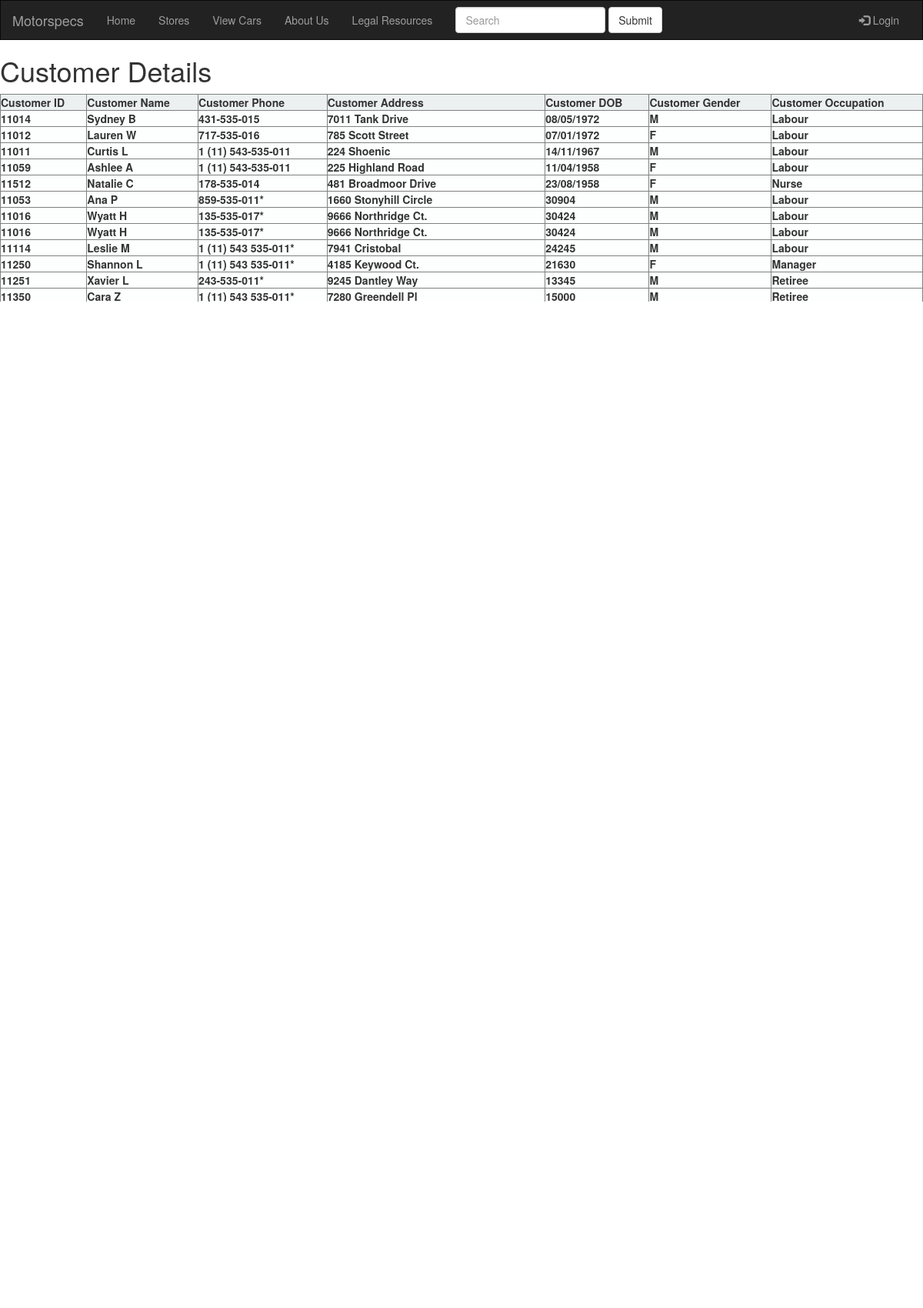
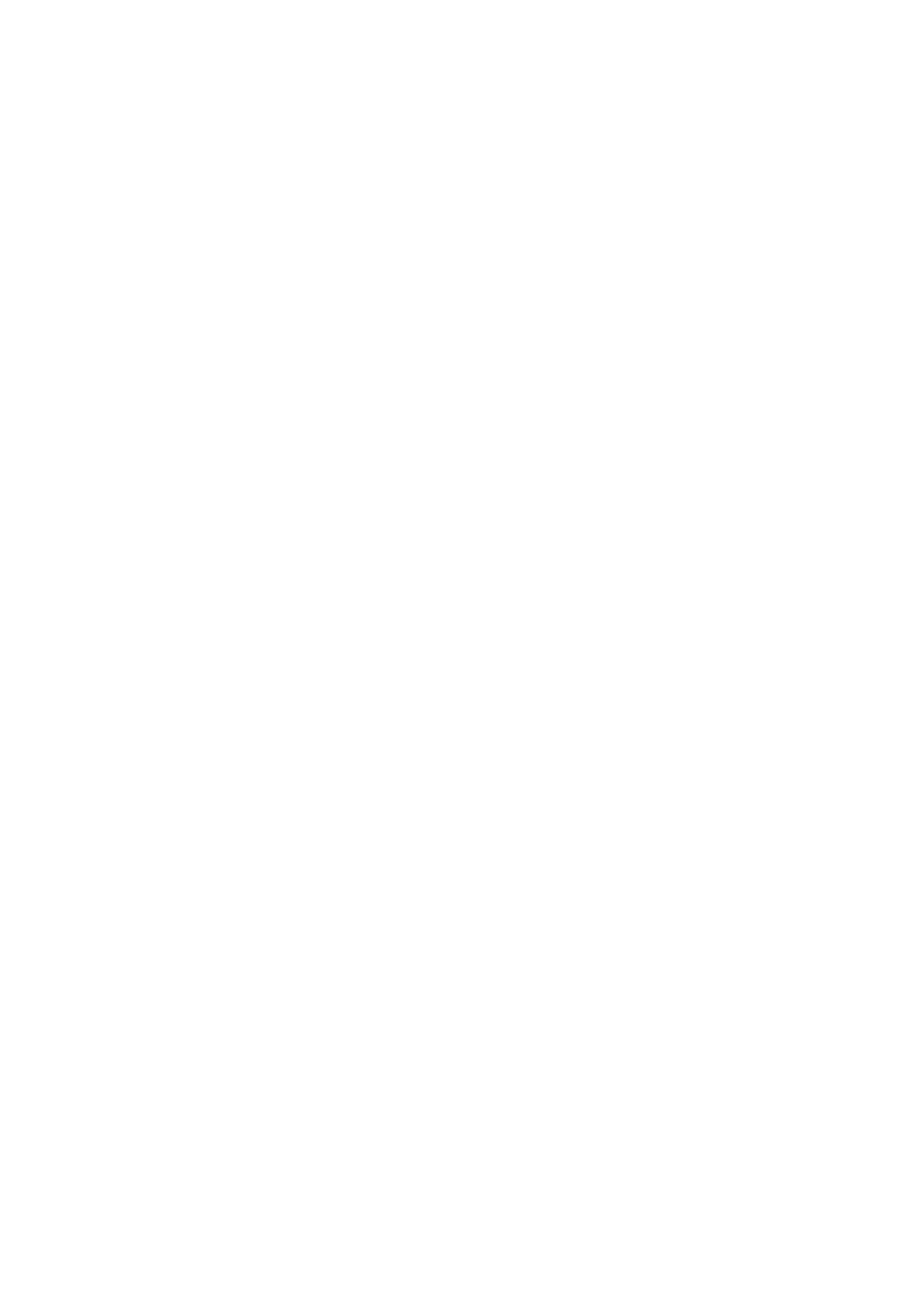
The app's page /customerdetails/ (upper part) with its own data (2 pictures, top to bottom).
### index/models.py (models this page shows, shortened)
class CustomerDetails(models.Model):
    customerID = models.CharField(max_length=10)
    customerName = models.CharField(max_length=50)
    customerPhone = models.CharField(max_length=50)
    customerAddress = models.CharField(max_length=75)
    customerDOB = models.CharField(max_length=15)
    customerGender = models.CharField(max_length=10)
    customerOccupation = models.CharField(max_length=50)

### WebApp/views.py (the view)
# urls.py: path('customerdetails/', WebApp.views.customerdetails_list, name='customerdetails'),
def customerdetails_list(request):
    customerList = CustomerDetails.objects.all
    template = loader.get_template('WebApp/customerdetails.html')
    context = {
        'customer_list': customerList
    }
    return HttpResponse(template.render(context, request))

### WebApp/templates/WebApp/customerdetails.html (shortened to what this page needs)
{% extends "base.html" %}
{% block navbuttons %}
        <li><a href="/home/">Home</a></li>
        <li><a href="#">Stores</a></li>
        <li><a href="/vehiclelist/">View Cars</a></li>
        <li><a href="/aboutus/">About Us</a></li>
		<li><a href="/legalresources/">Legal Resources</a></li>
{% endblock navbuttons %}
{% block content %}
    <h1>Customer Details</h1>
    <table style="width: 100%" border="1px gray">
    <tr bgcolor="#ECF0F1">
        <th>Customer ID</th>
        <th>Customer Name</th>
        <th>Customer Phone</th>
        <th>Customer Address</th>
        <th>Customer DOB</th>
        <th>Customer Gender</th>
        <th>Customer Occupation</th>
    </tr>
    {% for customer in customer_list %}
        <tr bgcolor="#FDFEFE">
        <th>{{ customer.customerID }}</th>
        <th>{{ customer.customerName }}</th>
        <th>{{ customer.customerPhone }}</th>
        <th>{{ customer.customerAddress }}</th>
        <th>{{ customer.customerDOB }}</th>
        <th>{{ customer.customerGender }}</th>
        <th>{{ customer.customerOccupation }}</th>
        </tr>
    {% endfor %}
    </table>
{% endblock content %}

### records on screen
CustomerDetails: customerID "11014", customerName "Sydney B", customerPhone "431-535-015", customerAddress "7011 Tank Drive", customerDOB "08/05/1972", customerGender "M", customerOccupation "Labour"
CustomerDetails: customerID "11012", customerName "Lauren W", customerPhone "717-535-016", customerAddress "785 Scott Street", customerDOB "07/01/1972", customerGender "F", customerOccupation "Labour"
CustomerDetails: customerID "11011", customerName "Curtis L", customerPhone "1 (11) 543-535-011", customerAddress "224 Shoenic", customerDOB "14/11/1967", customerGender "M", customerOccupation "Labour"
CustomerDetails: customerID "11059", customerName "Ashlee A", customerPhone "1 (11) 543-535-011", customerAddress "225 Highland Road", customerDOB "11/04/1958", customerGender "F", customerOccupation "Labour"
CustomerDetails: customerID "11512", customerName "Natalie C", customerPhone "178-535-014", customerAddress "481 Broadmoor Drive", customerDOB "23/08/1958", customerGender "F", customerOccupation "Nurse"
CustomerDetails: customerID "11053", customerName "Ana P", customerPhone "859-535-011*", customerAddress "1660 Stonyhill Circle", customerDOB "30904", customerGender "M", customerOccupation "Labour"
CustomerDetails: customerID "11016", customerName "Wyatt H", customerPhone "135-535-017*", customerAddress "9666 Northridge Ct.", customerDOB "30424", customerGender "M", customerOccupation "Labour"
CustomerDetails: customerID "11016", customerName "Wyatt H", customerPhone "135-535-017*", customerAddress "9666 Northridge Ct.", customerDOB "30424", customerGender "M", customerOccupation "Labour"
CustomerDetails: customerID "11114", customerName "Leslie M", customerPhone "1 (11) 543 535-011*", customerAddress "7941 Cristobal", customerDOB "24245", customerGender "M", customerOccupation "Labour"
CustomerDetails: customerID "11250", customerName "Shannon L", customerPhone "1 (11) 543 535-011*", customerAddress "4185 Keywood Ct.", customerDOB "21630", customerGender "F", customerOccupation "Manager"
CustomerDetails: customerID "11251", customerName "Xavier L", customerPhone "243-535-011*", customerAddress "9245 Dantley Way", customerDOB "13345", customerGender "M", customerOccupation "Retiree"
CustomerDetails: customerID "11350", customerName "Cara Z", customerPhone "1 (11) 543 535-011*", customerAddress "7280 Greendell Pl", customerDOB "15000", customerGender "M", customerOccupation "Retiree"
